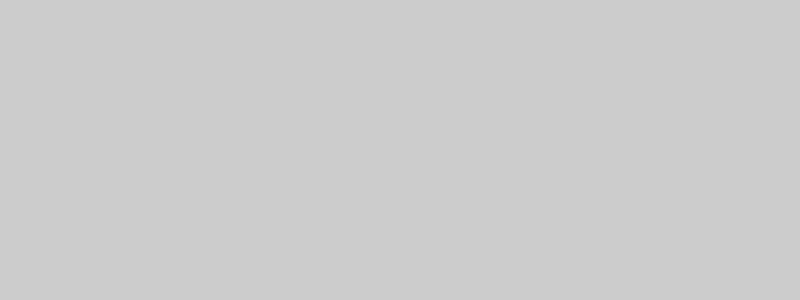
Frame 1 (no input)
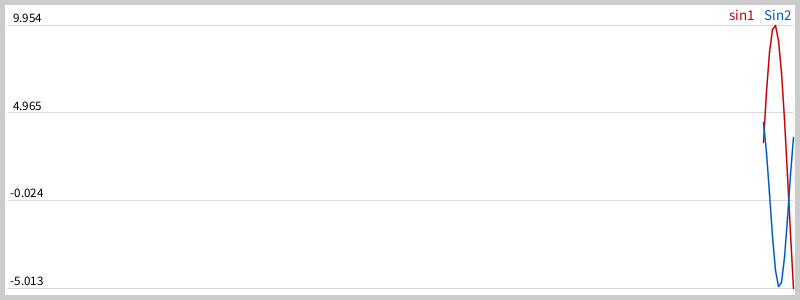
Frame 60 (the mouse pressed at the canvas centre just before this capture)
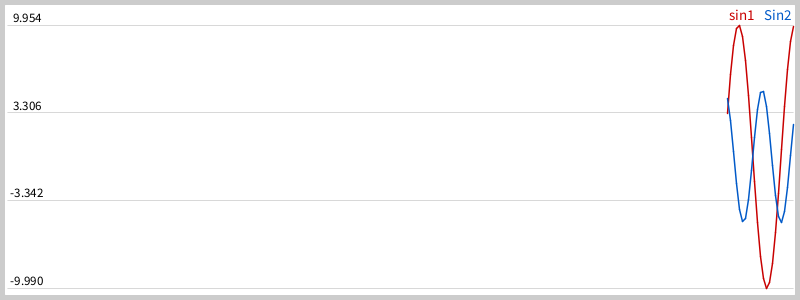
Frame 120 (the mouse held since frame 60 and released just before this capture)

The Processing sketch that drew these frames (run headless with seeded random() and noise(); from frame 60 on, the mouse is pressed at the canvas centre):

// Processing sketch: plot_test
// ── plot_test.pde
PPlot p = new PPlot();
float scale = 3;

void setup() {
  size(800, 300);
  surface.setTitle("Plotter");
  surface.setResizable(true);

  p.parse("sin1;Sin2");
}

void draw() {
  int offs = 5;
  p.redraw(offs, offs, width-offs*2, height-offs*2, scale);

  if (frameCount % 5 == 0) {
    float[] v = {sin(frameCount / 15.0)*10, cos(frameCount / 10.0)*5};
    p.add(v);
  }
}

void mouseWheel(MouseEvent e) {
  scale -= e.getCount() / 5.0;
  scale = max(scale, 0.05);
}

// ── pplot.pde
class LBUF {
  public void resize(int nsize) {
    if (buf == null) {
      buf = new float[nsize];
    } else {
      if (buf.length == nsize) return;
      if (nsize > buf.length) {
        float[] nbuf = new float[nsize];
        System.arraycopy(buf, 0, nbuf, 0, buf.length);
        buf = nbuf;
      } else {
        if (length > nsize) length = nsize;
      }
    }
  }

  public void add(float val) {
    if (buf == null) resize(1);
    System.arraycopy(buf, 0, buf, 1, min(buf.length - 1, length));
    if (length < buf.length) ++length;
    buf[0] = val;
  }

  public float get(int i) {
    return buf[i];
  }

  public float[] buf = null;
  public int length = 0;
};

class PPlot {
  public void parse(String str) {
    String[] s = str.split(";|,");
    if (s.length == 0) return;

    char c = s[0].charAt(0);
    if (Character.isDigit(c) || c == '-') {
      float[] arr = new float[s.length];
      for (int i = 0; i < s.length; i++) {
        arr[i] = parseFloat(s[i].trim());
      }
      add(arr);
    } else {
      lbls = s;
    }
    _upd = true;
  }

  public void add(float[] data) {
    if (buf == null || buf.length != data.length) {
      buf = new LBUF[data.length];
      for (int i = 0; i < buf.length; i++) {
        buf[i] = new LBUF();
      }
      if (lbls == null || lbls.length != data.length) {
        lbls = new String[data.length];
        for (int i = 0; i < data.length; i++) {
          lbls[i] = "Line " + i;
        }
      }
    }
    for (int i = 0; i < data.length; i++) {
      buf[i].add(data[i]);
    }
    _upd = true;
  }

  public void move() {
    if (buf == null) return;
    float[] arr = new float[buf.length];
    for (int i = 0; i < buf.length; i++) {
      arr[i] = buf[i].get(0);
    }
    add(arr);
  }

  public void redraw(int x, int y, int w, int h, float scale) {
    redraw(x, y, w, h, scale, true);
  }
  public void redraw(int x, int y, int w, int h, float scale, boolean show) {
    if (buf == null || buf.length == 0 || buf[0].length == 0) return;

    if (_x != x || _y != y || _w != w || _h != h || _s != scale || _upd) {
      _x = x;
      _y = y;
      _w = w;
      _h = h;
      _s = scale;
      _upd = false;
      show = true;

      for (LBUF b : buf) b.resize(round(w / scale));

      int offyt = 20;
      int offyb = 7;
      int offx = 2;
      int tgap = 10;
      int huestep = 151;

      p = createGraphics(w, h);
      p.beginDraw();

      // window
      p.noStroke();
      p.fill(255);
      p.rect(0, 0, w, h, 3);
      p.colorMode(HSB, 255, 255, 255);

      y = offyt;
      x = offx;
      h -= offyb + offyt;
      w -= offx * 2;

      // minmax
      int maxv = 999999999;
      float max = -maxv, min = maxv;
      for (int i = 0; i < buf[0].length; i++) {
        for (LBUF b : buf) {
          if (b.get(i) > max) max = b.get(i);
          if (b.get(i) < min) min = b.get(i);
        }
      }

      // labels
      if (lbls != null) {
        p.noStroke();
        p.textSize(15);
        p.textAlign(LEFT, BASELINE);
        float lw = 0;
        float tw[] = new float[lbls.length];
        for (int i = 0; i < lbls.length; i++) {
          tw[i] = p.textWidth(lbls[i]);
          lw += tw[i] + tgap;
        }
        int xx = w - (int)lw + tgap;
        for (int i = 0; i < lbls.length; i++) {
          p.fill((i * huestep) % 255, 255, 200);
          p.text(lbls[i], xx, y - 5);
          xx += tw[i] + tgap;
        }
      }

      // grid
      int am = round(h / 80);
      float dif = max - min;
      float step = dif / am;
      p.textSize(13);
      p.textAlign(LEFT, BASELINE);
      p.fill(0);
      for (int i = 0; i < am + 1; i++) {
        float v = max - step * i;
        float yy = map(max - step * i, min, max, y + h, y);
        p.strokeWeight(0.3);
        p.stroke(100);
        p.line(x, yy, x + w, yy);

        p.noStroke();
        p.text(v, 5, yy - 3);
      }

      // lines
      p.strokeWeight(1.5);

      for (int b = 0; b < buf.length; b++) {
        p.stroke((b * huestep) % 255, 255, 200);

        float px = 0, py = 0;
        for (int i = 0; i < buf[b].length; i++) {
          float xx = x + w - i * scale;
          float yy = map(buf[b].get(i), min, max, y + h, y);
          if (xx < x) {
            p.line(px, py, x, yy);
            break;
          }
          if (i > 0) p.line(px, py, xx, yy);
          px = xx;
          py = yy;
        }
      }

      p.endDraw();
    }
    if (show) image(p, _x, _y);
  }

  PGraphics p;
  LBUF[] buf = null;
  String[] lbls = null;
  int _x = 0, _y = 0, _w = 0, _h = 0;
  float _s = 0;
  boolean _upd = false;
};
